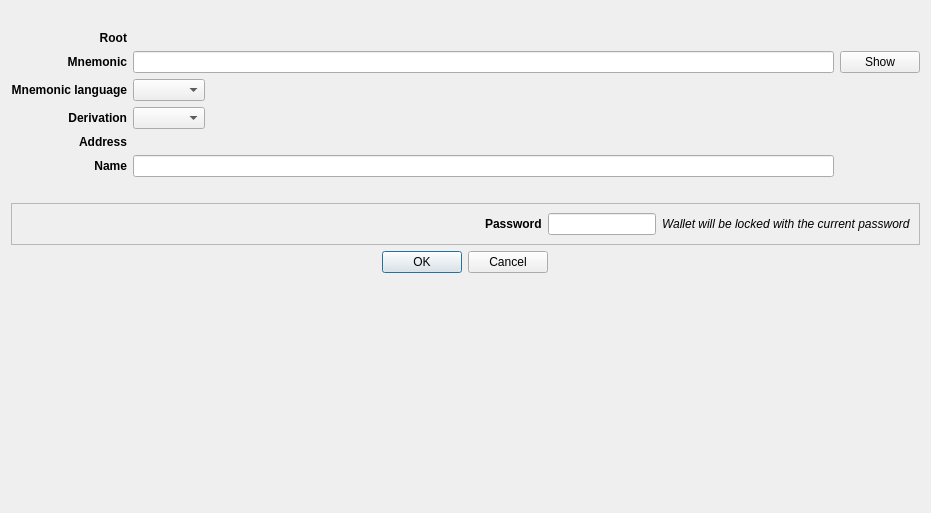
<?xml version="1.0" encoding="UTF-8"?>
<ui version="4.0">
 <class>AccountDerivationCreateDialog</class>
 <widget class="QDialog" name="AccountDerivationCreateDialog">
  <property name="geometry">
   <rect>
    <x>0</x>
    <y>0</y>
    <width>931</width>
    <height>513</height>
   </rect>
  </property>
  <property name="windowTitle">
   <string>Create derived account</string>
  </property>
  <layout class="QVBoxLayout" name="verticalLayout">
   <item alignment="Qt::AlignHCenter">
    <widget class="QLabel" name="imagelabel">
     <property name="sizePolicy">
      <sizepolicy hsizetype="Preferred" vsizetype="Preferred">
       <horstretch>0</horstretch>
       <verstretch>0</verstretch>
      </sizepolicy>
     </property>
     <property name="minimumSize">
      <size>
       <width>0</width>
       <height>0</height>
      </size>
     </property>
     <property name="maximumSize">
      <size>
       <width>200</width>
       <height>200</height>
      </size>
     </property>
     <property name="sizeIncrement">
      <size>
       <width>0</width>
       <height>0</height>
      </size>
     </property>
     <property name="baseSize">
      <size>
       <width>0</width>
       <height>0</height>
      </size>
     </property>
     <property name="text">
      <string/>
     </property>
     <property name="pixmap">
      <pixmap resource="../../icons/tikka.slots.pyqt.resources.icons.index.qrc">:/images/safe_background</pixmap>
     </property>
     <property name="scaledContents">
      <bool>true</bool>
     </property>
     <property name="alignment">
      <set>Qt::AlignCenter</set>
     </property>
    </widget>
   </item>
   <item>
    <layout class="QGridLayout" name="gridLayout">
     <item row="2" column="0">
      <widget class="QLabel" name="mnemonicLanguageLabel">
       <property name="font">
        <font>
         <weight>75</weight>
         <italic>false</italic>
         <bold>true</bold>
        </font>
       </property>
       <property name="text">
        <string>Mnemonic language</string>
       </property>
       <property name="alignment">
        <set>Qt::AlignRight|Qt::AlignTrailing|Qt::AlignVCenter</set>
       </property>
      </widget>
     </item>
     <item row="1" column="1">
      <widget class="QLineEdit" name="mnemonicLineEdit">
       <property name="echoMode">
        <enum>QLineEdit::Password</enum>
       </property>
       <property name="readOnly">
        <bool>false</bool>
       </property>
      </widget>
     </item>
     <item row="2" column="1">
      <widget class="QComboBox" name="mnemonicLanguageComboBox">
       <property name="sizePolicy">
        <sizepolicy hsizetype="Fixed" vsizetype="Preferred">
         <horstretch>0</horstretch>
         <verstretch>0</verstretch>
        </sizepolicy>
       </property>
      </widget>
     </item>
     <item row="1" column="0">
      <widget class="QLabel" name="mnemonicLabel">
       <property name="font">
        <font>
         <weight>75</weight>
         <bold>true</bold>
        </font>
       </property>
       <property name="text">
        <string>Mnemonic</string>
       </property>
       <property name="alignment">
        <set>Qt::AlignRight|Qt::AlignTrailing|Qt::AlignVCenter</set>
       </property>
      </widget>
     </item>
     <item row="4" column="0">
      <widget class="QLabel" name="derivationLabel">
       <property name="font">
        <font>
         <weight>75</weight>
         <bold>true</bold>
        </font>
       </property>
       <property name="text">
        <string>Derivation</string>
       </property>
       <property name="alignment">
        <set>Qt::AlignRight|Qt::AlignTrailing|Qt::AlignVCenter</set>
       </property>
      </widget>
     </item>
     <item row="4" column="1">
      <widget class="QComboBox" name="derivationComboBox">
       <property name="sizePolicy">
        <sizepolicy hsizetype="Fixed" vsizetype="Fixed">
         <horstretch>0</horstretch>
         <verstretch>0</verstretch>
        </sizepolicy>
       </property>
      </widget>
     </item>
     <item row="5" column="0">
      <widget class="QLabel" name="addressLabel">
       <property name="font">
        <font>
         <weight>75</weight>
         <bold>true</bold>
        </font>
       </property>
       <property name="text">
        <string>Address</string>
       </property>
       <property name="alignment">
        <set>Qt::AlignRight|Qt::AlignTrailing|Qt::AlignVCenter</set>
       </property>
      </widget>
     </item>
     <item row="6" column="0">
      <widget class="QLabel" name="nameLabel">
       <property name="font">
        <font>
         <weight>75</weight>
         <bold>true</bold>
        </font>
       </property>
       <property name="text">
        <string>Name</string>
       </property>
       <property name="alignment">
        <set>Qt::AlignRight|Qt::AlignTrailing|Qt::AlignVCenter</set>
       </property>
      </widget>
     </item>
     <item row="6" column="1">
      <widget class="QLineEdit" name="nameLineEdit"/>
     </item>
     <item row="5" column="1">
      <widget class="QLabel" name="addressValueLabel">
       <property name="text">
        <string/>
       </property>
      </widget>
     </item>
     <item row="1" column="2">
      <widget class="QPushButton" name="showButton">
       <property name="text">
        <string>Show</string>
       </property>
      </widget>
     </item>
     <item row="0" column="0">
      <widget class="QLabel" name="rootAddressLabel">
       <property name="font">
        <font>
         <weight>75</weight>
         <bold>true</bold>
        </font>
       </property>
       <property name="text">
        <string>Root</string>
       </property>
       <property name="alignment">
        <set>Qt::AlignRight|Qt::AlignTrailing|Qt::AlignVCenter</set>
       </property>
      </widget>
     </item>
     <item row="0" column="1">
      <widget class="QLabel" name="rootAddressValueLabel">
       <property name="text">
        <string/>
       </property>
      </widget>
     </item>
    </layout>
   </item>
   <item>
    <widget class="QLabel" name="errorLabel">
     <property name="styleSheet">
      <string notr="true">color: red</string>
     </property>
     <property name="text">
      <string/>
     </property>
     <property name="alignment">
      <set>Qt::AlignCenter</set>
     </property>
    </widget>
   </item>
   <item>
    <widget class="QFrame" name="storedPasswordFrame">
     <property name="frameShape">
      <enum>QFrame::StyledPanel</enum>
     </property>
     <property name="frameShadow">
      <enum>QFrame::Raised</enum>
     </property>
     <layout class="QHBoxLayout" name="horizontalLayout">
      <item>
       <spacer name="horizontalSpacer">
        <property name="orientation">
         <enum>Qt::Horizontal</enum>
        </property>
        <property name="sizeHint" stdset="0">
         <size>
          <width>40</width>
          <height>20</height>
         </size>
        </property>
       </spacer>
      </item>
      <item alignment="Qt::AlignRight">
       <widget class="QLabel" name="storedPasswordLabel">
        <property name="font">
         <font>
          <weight>75</weight>
          <bold>true</bold>
         </font>
        </property>
        <property name="text">
         <string>Password</string>
        </property>
       </widget>
      </item>
      <item alignment="Qt::AlignHCenter">
       <widget class="QLineEdit" name="storedpasswordLineEdit">
        <property name="sizePolicy">
         <sizepolicy hsizetype="Fixed" vsizetype="Fixed">
          <horstretch>0</horstretch>
          <verstretch>0</verstretch>
         </sizepolicy>
        </property>
        <property name="maxLength">
         <number>20</number>
        </property>
        <property name="echoMode">
         <enum>QLineEdit::Password</enum>
        </property>
        <property name="alignment">
         <set>Qt::AlignCenter</set>
        </property>
        <property name="readOnly">
         <bool>true</bool>
        </property>
       </widget>
      </item>
      <item alignment="Qt::AlignLeft">
       <widget class="QLabel" name="storedPasswordHintLabel">
        <property name="font">
         <font>
          <italic>true</italic>
         </font>
        </property>
        <property name="text">
         <string>Wallet will be locked with the current password</string>
        </property>
       </widget>
      </item>
     </layout>
    </widget>
   </item>
   <item alignment="Qt::AlignHCenter">
    <widget class="QDialogButtonBox" name="buttonBox">
     <property name="orientation">
      <enum>Qt::Horizontal</enum>
     </property>
     <property name="standardButtons">
      <set>QDialogButtonBox::Cancel|QDialogButtonBox::Ok</set>
     </property>
    </widget>
   </item>
   <item>
    <spacer name="verticalSpacer">
     <property name="orientation">
      <enum>Qt::Vertical</enum>
     </property>
     <property name="sizeHint" stdset="0">
      <size>
       <width>20</width>
       <height>40</height>
      </size>
     </property>
    </spacer>
   </item>
  </layout>
 </widget>
 <tabstops>
  <tabstop>mnemonicLineEdit</tabstop>
  <tabstop>showButton</tabstop>
  <tabstop>mnemonicLanguageComboBox</tabstop>
  <tabstop>derivationComboBox</tabstop>
  <tabstop>nameLineEdit</tabstop>
  <tabstop>storedpasswordLineEdit</tabstop>
 </tabstops>
 <resources>
  <include location="../../icons/tikka.slots.pyqt.resources.icons.index.qrc"/>
 </resources>
 <connections>
  <connection>
   <sender>buttonBox</sender>
   <signal>accepted()</signal>
   <receiver>AccountDerivationCreateDialog</receiver>
   <slot>accept()</slot>
   <hints>
    <hint type="sourcelabel">
     <x>248</x>
     <y>254</y>
    </hint>
    <hint type="destinationlabel">
     <x>157</x>
     <y>274</y>
    </hint>
   </hints>
  </connection>
  <connection>
   <sender>buttonBox</sender>
   <signal>rejected()</signal>
   <receiver>AccountDerivationCreateDialog</receiver>
   <slot>reject()</slot>
   <hints>
    <hint type="sourcelabel">
     <x>316</x>
     <y>260</y>
    </hint>
    <hint type="destinationlabel">
     <x>286</x>
     <y>274</y>
    </hint>
   </hints>
  </connection>
 </connections>
</ui>
